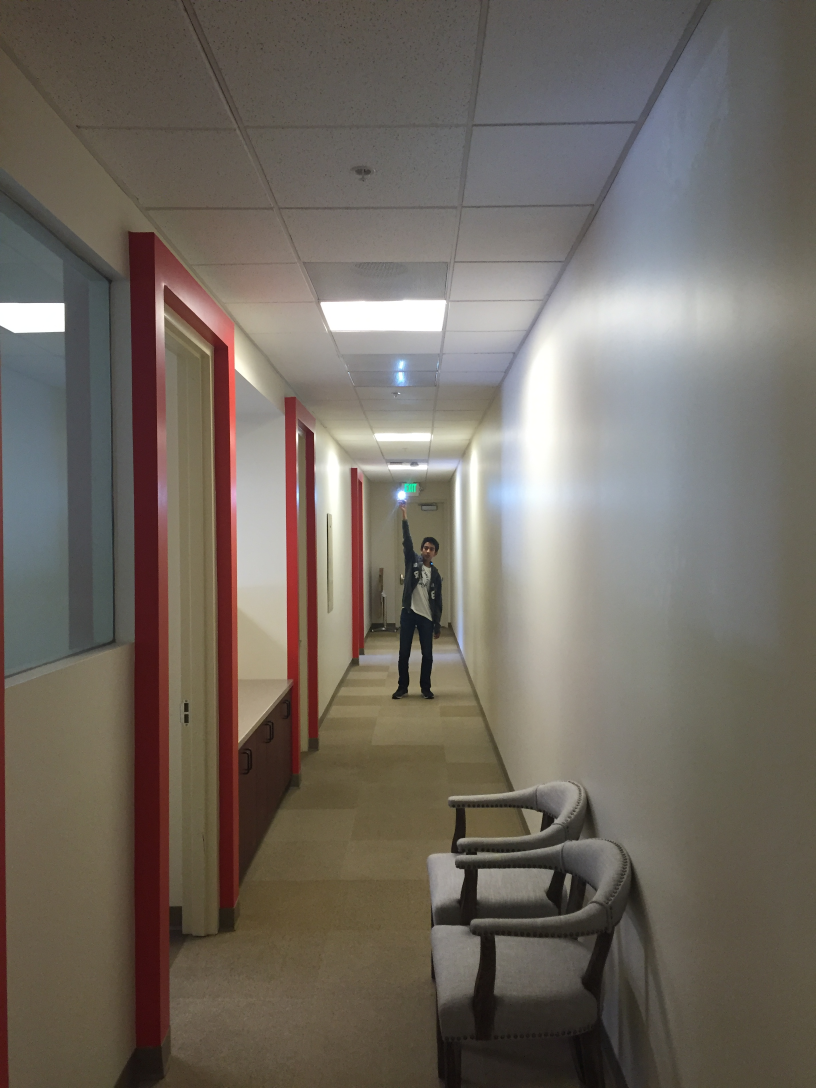
#> input picture Image Processing/images/IMG_0718.JPG, 2448 x 3264 px, given in place of the camera (shown at 1/3 size)
$ python flash-detection.py   (older library calls are emulated)
#> lines starting #> are read from the running program, lines starting #| are printed output that depends on the picture; after the words box and inside, x2 and y2 are one past the last pixel; in counts of white or black regions, pixels touching at a corner belong together
#> further down, frame is the input picture: shape (3264, 2448, 3); mean B, G, R 97.4, 105.9, 113.3
import argparse
import imutils
import numpy as np
import cv2

ap = argparse.ArgumentParser()
ap.add_argument("-i", "--image", required = False, default = "foo", help = "Path to the image to be processed")
ap.add_argument("-t", "--threshold", required = False, default = 230, help = "Threshold limit")
ap.add_argument("-s", "--scale", required = False, default = 1, help = "Image scale size")
ap.add_argument("-b", "--blur", required = False, default = 15, help = "Blur amount")
ap.add_argument("-r", "--rotate", required = False, default = 0, help = "Image rotation amount")
ap.add_argument("-v", "--video", required = False, default = False, help = "Passing in a video parameter")

args = vars(ap.parse_args())

body_cascade = cv2.CascadeClassifier('/usr/local/Cellar/opencv3/3.1.0_1/share/OpenCV/haarcascades/haarcascade_fullbody.xml')

def performFilters(frame):

    # kernel for high pass filters
    kernel = np.ones((2,2),np.uint8)

    # Grayscale and Blurring
    gray = cv2.cvtColor(frame, cv2.COLOR_BGR2GRAY)
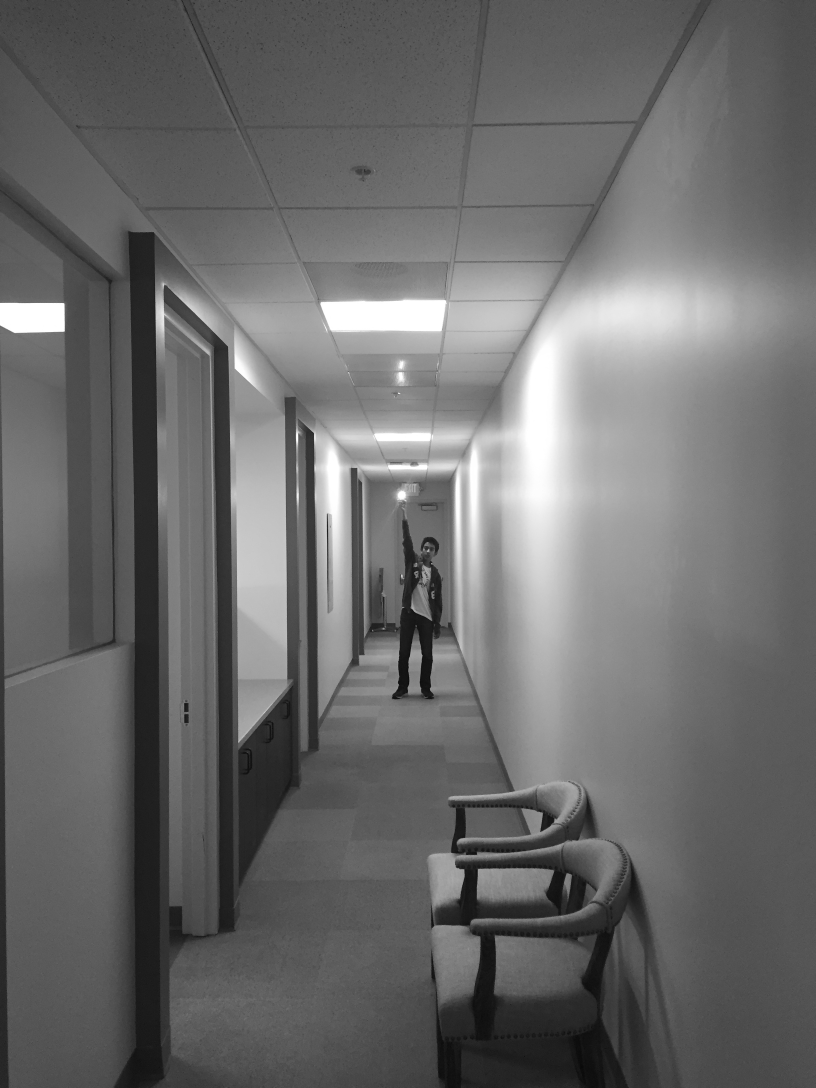
#> gray: shape (3264, 2448) (shown at 1/3 size); min 1, max 255, mean 107.2
    blurred = cv2.GaussianBlur(gray,(int(args["blur"]),int(args["blur"])),0)

    # Threshold Filters
    (T, binaryThresh) = cv2.threshold(blurred, float(args["threshold"]), 255, cv2.THRESH_BINARY)
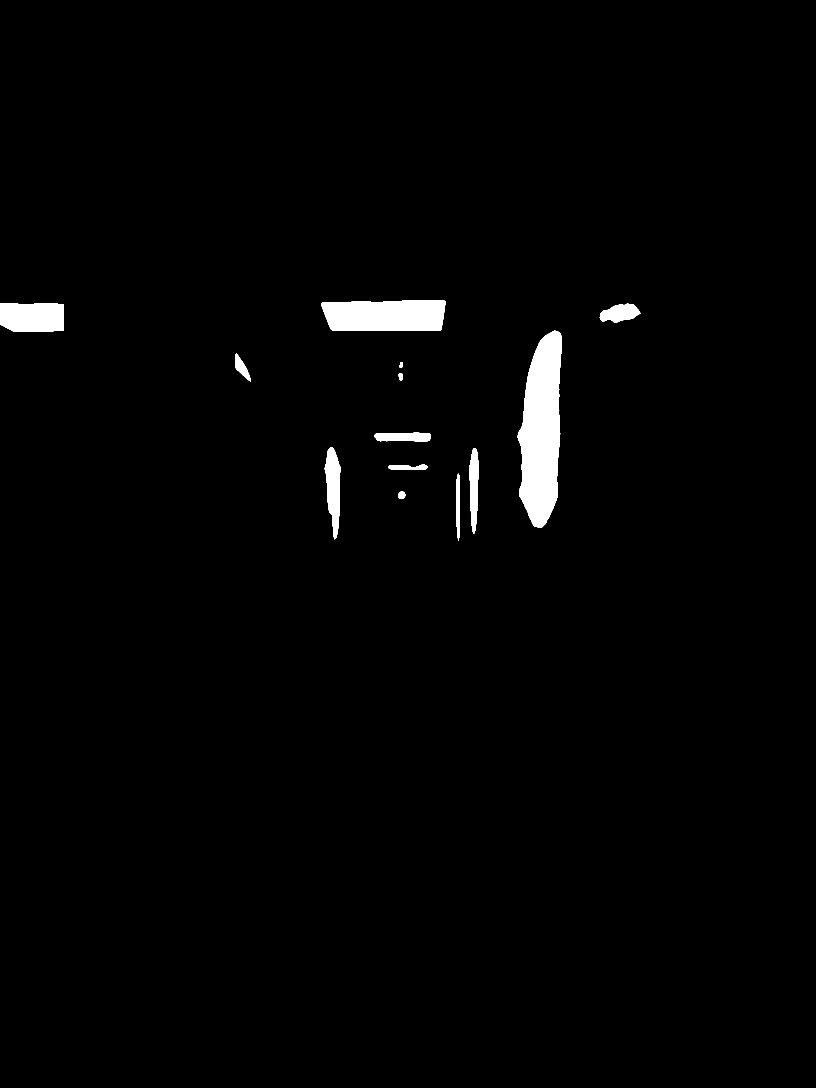
#> binaryThresh: shape (3264, 2448) (shown at 1/3 size); 1.6% white; 13 white regions, largest, box (x1, y1, x2, y2) and area: (1553, 992, 1686, 1584) 56093, (964, 900, 1337, 993) 31198, (0, 911, 192, 996) 15498
#> T = 230
    (T, toZeroInvThresh) = cv2.threshold(blurred, float(args["threshold"]), 255, cv2.THRESH_TOZERO_INV)

    mask = cv2.dilate(binaryThresh, None, iterations=5)
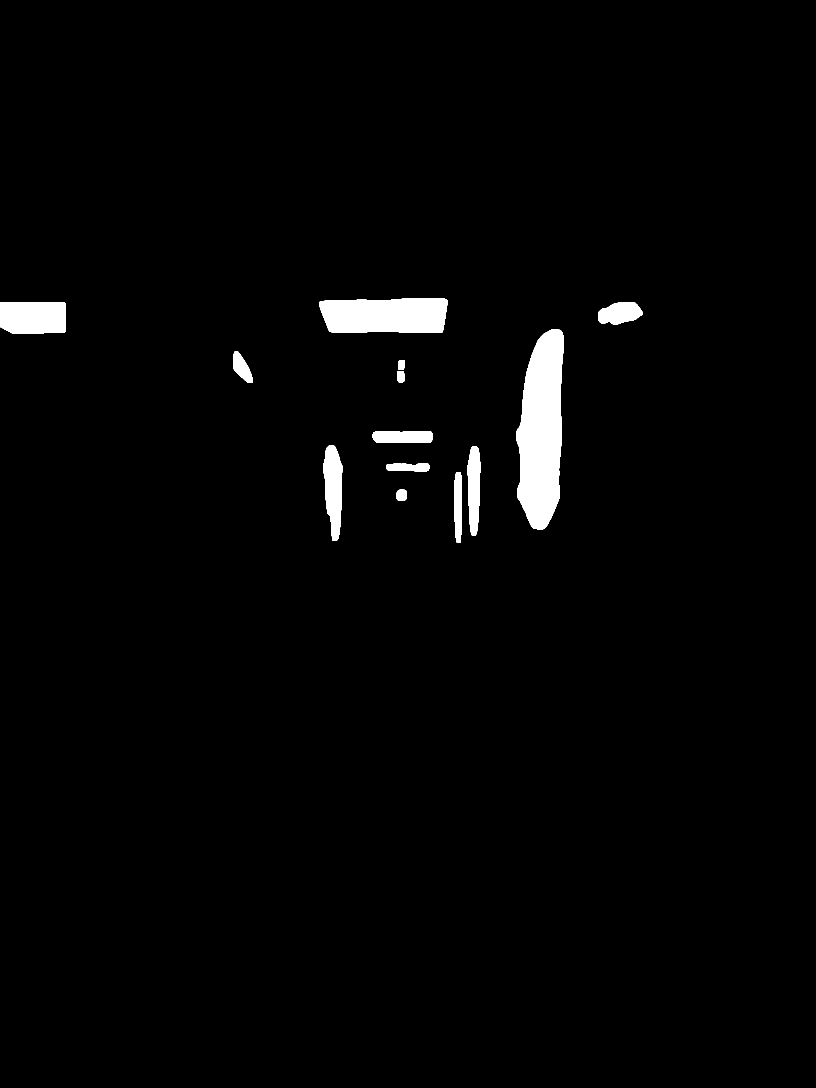
#> mask: shape (3264, 2448) (shown at 1/3 size); 2% white; 13 white regions

    body = body_cascade.detectMultiScale(gray, 1.3, 5)
#> body = ()
    for (x,y,w,h) in body:
         cv2.rectangle(frame,(x,y),(x+w,y+h),(255,0,0),2)
#> this loop made 0 passes


    cnts = cv2.findContours(mask.copy(), cv2.RETR_EXTERNAL, cv2.CHAIN_APPROX_SIMPLE)
#> cnts = 13 contours; largest, box (x1, y1, x2, y2) and area: (1548, 987, 1691, 1589) 63062, (959, 895, 1342, 998) 35550, (0, 906, 197, 1001) 17731, (969, 1336, 1027, 1623) 11388, (1403, 1339, 1442, 1606) 7865
    for c in cnts[0]:
        peri = cv2.arcLength(c, True);
        approx = cv2.approxPolyDP(c, 0.04 * peri, True)
        if len(c) < 50 and len(c) > 5:
            cv2.drawContours(frame, [c], -1, (0,255,0), 2)
#> this loop made 13 passes
#> (peri, approx) on passes 1 to 10: (112.5, [[1193, 1472], [1191, 1498], [1215, 1500], [1218, 1472]]), (451.7, [[1369, 1416], [1380, 1627]]), (295.3, [[1287, 1395], [1162, 1392], [1160, 1407], [1280, 1413]]), (577.5, [[1417, 1339], [1427, 1605]]), (634.5, [[988, 1336], [1009, 1622], [1026, 1396]]), (413.2, [[1297, 1301], [1125, 1295], [1118, 1313], [1287, 1328]]), (99.21, [[1193, 1114], [1194, 1144], [1210, 1145], [1211, 1116]]), (86.14, [[1199, 1081], [1194, 1107], [1209, 1108], [1213, 1082]]), (248.8, [[703, 1055], [703, 1111], [757, 1148], [743, 1098]]), (1372.4, [[1671, 987], [1548, 1301], [1613, 1588], [1678, 1493]])
#> peri on passes 11 to 12: 348.2, 563.3

    filtered = {}
    filtered['binaryThresh'] = mask
    filtered['toZeroInvThresh'] = frame

    return filtered


if args["image"] is "foo" or args["video"]:
    cap = None

    if args["video"]:
        cap = cv2.VideoCapture(args["image"])
    else:
        cap = cv2.VideoCapture(0)

    w=int(cap.get(cv2.cv.CV_CAP_PROP_FRAME_WIDTH ))
    h=int(cap.get(cv2.cv.CV_CAP_PROP_FRAME_HEIGHT ))
    # video recorder
    fourcc = cv2.cv.CV_FOURCC('m', 'p', '4', 'v')  # cv2.VideoWriter_fourcc() does not exist
    out = cv2.VideoWriter("output.mp4", fourcc, 25, (w, h))

    while(True):
        # Capture frame-by-frame
        ret, frame = cap.read()

        result = performFilters(frame)
#> result = 2 items
        # cv2.imshow('BINARY_FILTER', result['binaryThresh'])
        # cv2.imshow('TOZERO_INVERSE_FILTER', result['toZeroInvThresh'])

        out.write(result['toZeroInvThresh'])

        if cv2.waitKey(1) & 0xFF == ord('q'):
#> (key q is pressed here)
            break

    # When everything done, release the capture
    cap.release()
    cv2.destroyAllWindows()
else:
    result = performFilters(cv2.resize(cv2.imread(args["image"]), (0,0), fx=float(args["scale"]), fy=float(args["scale"])))

    cv2.imshow('BINARY_FILTER', result['binaryThresh'])
    cv2.imshow('TOZERO_INVERSE_FILTER', result['toZeroInvThresh'])

    cv2.waitKey(0)


cap.release()
out.release()
cv2.destroyAllWindows()

$ run again, on Image Processing/images/IMG_0720.JPG
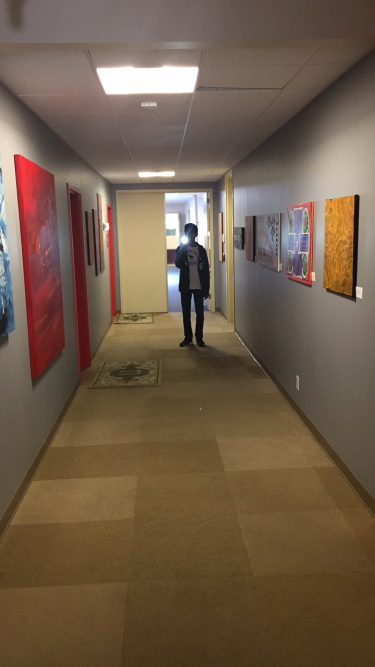
#> input picture Image Processing/images/IMG_0720.JPG, 750 x 1334 px, given in place of the camera (shown at 1/2 size)
#> frame is the input picture: shape (1334, 750, 3); mean B, G, R 73.2, 92.7, 112.5
#> in performFilters, `(T, binaryThresh) = cv2.threshold(blurred, float(args["threshold"]), 2..`:
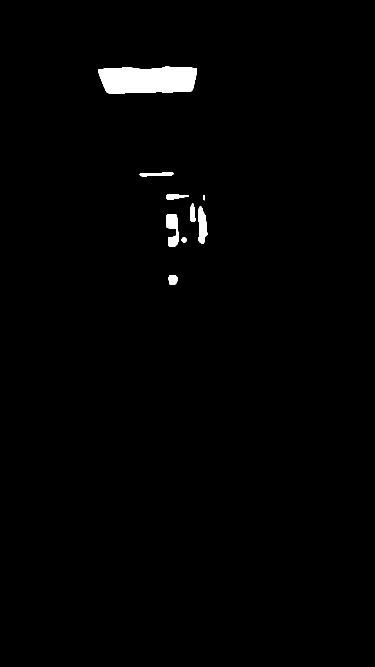
#> binaryThresh: shape (1334, 750) (shown at 1/2 size); 1.3% white; 9 white regions, largest, box (x1, y1, x2, y2) and area: (196, 133, 394, 187) 9200, (332, 428, 357, 494) 1101, (396, 413, 416, 488) 969
#> T = 230
#> mask: shape (1334, 750); 2.1% white; 7 white regions
#> body = ()
#> cnts = 7 contours; box (x1, y1, x2, y2) and area: (191, 128, 399, 192) 11621, (375, 401, 421, 493) 2661, (327, 423, 378, 499) 2482, (274, 340, 352, 358) 1158, (328, 384, 383, 404) 901, (332, 545, 360, 575) 736, (401, 385, 415, 406) 253
#> the loop in performFilters, `for c in cnts[0]:` made 7 passes
#> (peri, approx) on passes 1, 4, 5, 6, 7: (104.4, [[334, 545], [333, 572], [355, 573], [358, 547]]), (63.66, [[402, 385], [402, 404], [413, 405], [414, 385]]), (140.1, [[328, 385], [329, 403], [382, 397], [382, 386]]), (181.6, [[351, 341], [276, 341], [274, 354], [348, 355]]), (518.4, [[398, 132], [191, 148], [212, 191], [378, 188]])
#> after the loop in performFilters, `for c in cnts[0]:`:
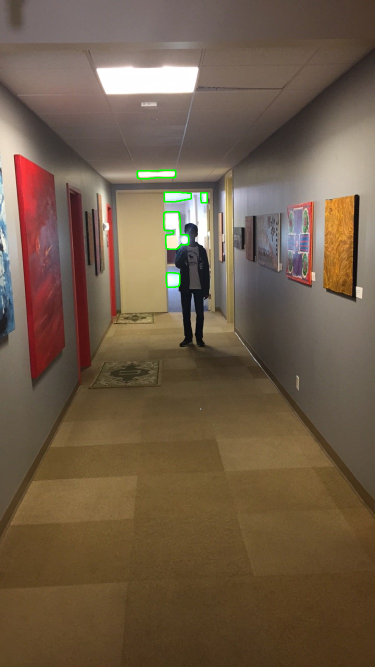
#> frame: shape (1334, 750, 3) (shown at 1/2 size); 0.23% of pixels changed, all inside (x1, y1, x2, y2) = (273, 339, 416, 576)
#> result = 2 items

$ run again, on Image Processing/images/IMG_0721.JPG
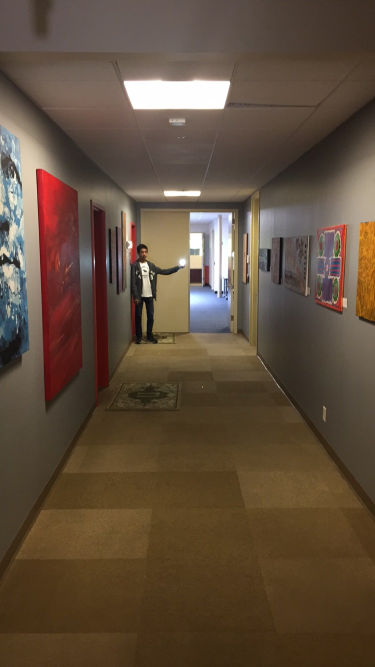
#> input picture Image Processing/images/IMG_0721.JPG, 750 x 1334 px, given in place of the camera (shown at 1/2 size)
#> frame is the input picture: shape (1334, 750, 3); mean B, G, R 60.6, 78.2, 96.3
#> in performFilters, `(T, binaryThresh) = cv2.threshold(blurred, float(args["threshold"]), 2..`:
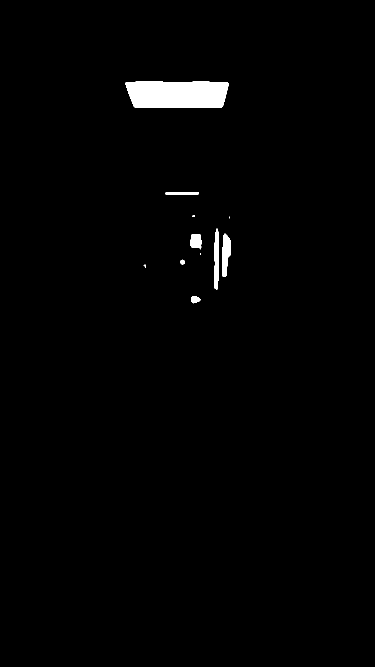
#> binaryThresh: shape (1334, 750) (shown at 1/2 size); 1.3% white; 11 white regions (4 under 20 px), largest, box (x1, y1, x2, y2) and area: (251, 162, 457, 216) 10125, (444, 467, 462, 554) 1030, (428, 457, 438, 579) 992
#> T = 230
#> mask: shape (1334, 750); 2.1% white; 9 white regions
#> body = ()
#> cnts = 9 contours; largest, box (x1, y1, x2, y2) and area: (246, 157, 462, 221) 12596, (423, 452, 467, 584) 4187, (376, 463, 408, 515) 1256, (326, 379, 403, 395) 1128, (378, 587, 406, 612) 580
#> the loop in performFilters, `for c in cnts[0]:` made 9 passes
#> (peri, approx) on passes 1 to 7: (93.21, [[379, 587], [379, 610], [405, 605], [402, 590]]), (55.07, [[282, 525], [285, 539], [296, 539], [296, 525]]), (68.73, [[357, 515], [356, 531], [373, 532], [374, 517]]), (156.4, [[379, 463], [377, 498], [406, 514], [405, 464]]), (331.7, [[428, 452], [423, 579], [439, 583], [465, 475]]), (46, [[454, 428], [454, 441], [464, 441], [464, 428]]), (52.24, [[381, 425], [380, 438], [393, 438], [394, 426]])
#> after the loop in performFilters, `for c in cnts[0]:`:
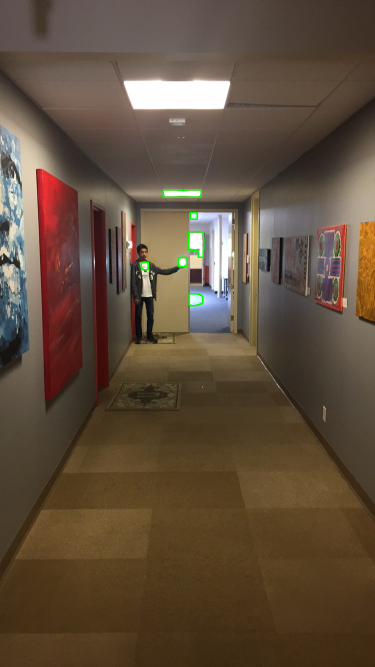
#> frame: shape (1334, 750, 3) (shown at 1/2 size); 0.18% of pixels changed, all inside (x1, y1, x2, y2) = (281, 378, 409, 613)
#> result = 2 items
